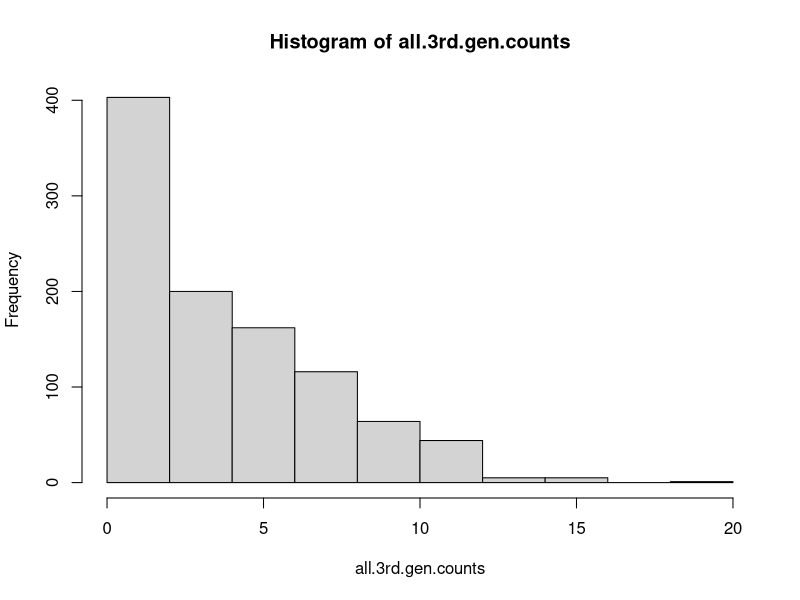
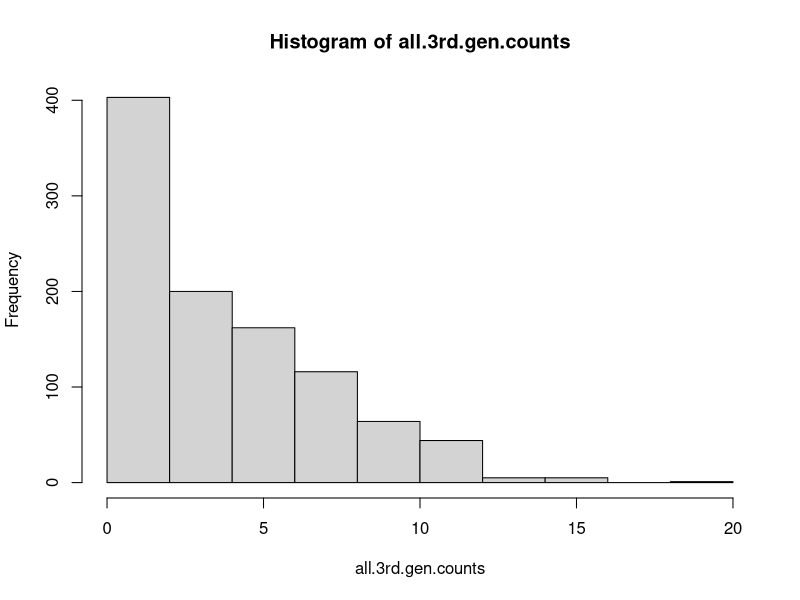
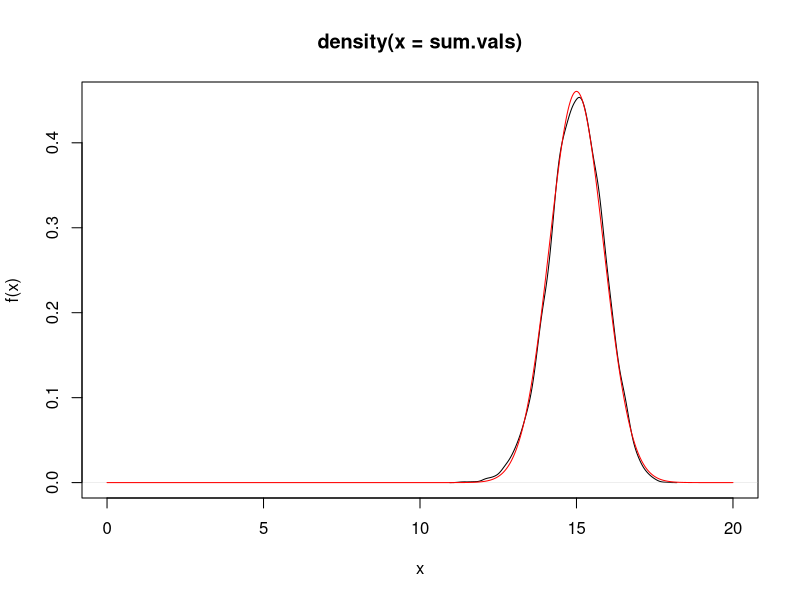
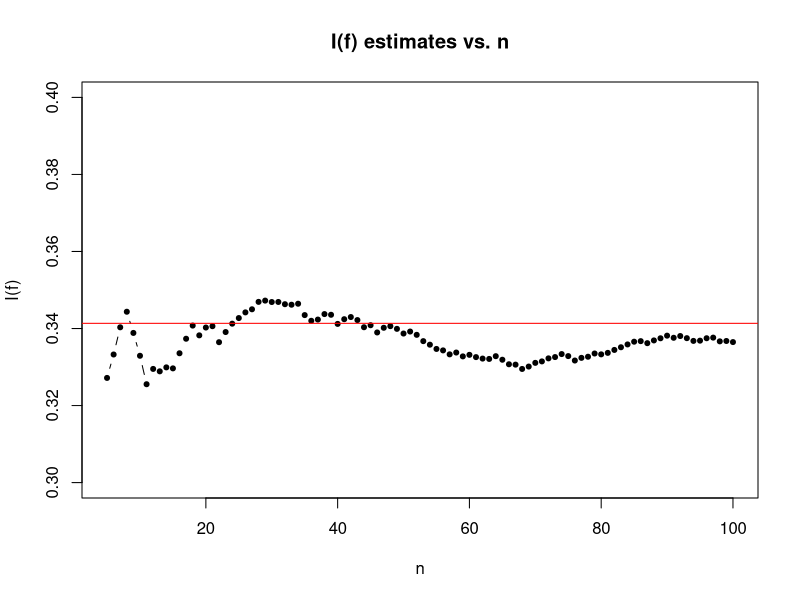

Write R code to recreate these figures, in order.
## ---- chunk 1
knitr::opts_chunk$set(echo = TRUE)
## ---- chunk 2
 simThirdGen = function() {
   # simulate 2 generation
   num.2 = rpois(n=1,lambda=2)
   # For each member of the second, simulate children
   num.3=0
 if (num.2 == 0) {
 return (0)
}
 for (i in 1:num.2) {
   num.3 = num.3 + rpois(n=1,lambda=2)
 }
 return (num.3)
 }

# simulate for 1000 separate populations:
num.sims=1000
all.3rd.gen.counts = rep(0, num.sims)
for (i in 1:num.sims) {
  all.3rd.gen.counts[i] = simThirdGen()
}

plot(hist(all.3rd.gen.counts))
## ---- chunk 3
(est.exp = mean(all.3rd.gen.counts))
(est.var = var(all.3rd.gen.counts))
## ---- chunk 4
n = 10000
sim.vals = matrix(runif(n*20)^(1/3), nrow=n)
sum.vals = apply(sim.vals, 1, sum)
plot(density(sum.vals), xlab="x", ylab="f(x)", xlim=c(0,20))
x.vals = seq(from=0,to=20, by=0.01)
points(x.vals, dnorm(x.vals, mean=15, sd=0.1937*sqrt(20)), type="line", col="red")
## ---- chunk 5
(I_f = pnorm(1) - pnorm(0))

n.vals = 5:100
x.vals = runif(100)
g.vals = rep(1,100) # U(0,1) density is 1 in region
f.vals = dnorm(x.vals)
I.est = rep(0, length(n.vals))
for (i in 1:length(n.vals)) {
  n = n.vals[i]
  I.est[i] = mean(f.vals[1:n]/g.vals[1:n]) 
}

I.est[1:10]
## ---- chunk 6
plot(n.vals, I.est, main="I(f) estimates vs. n", xlab="n", ylab="I(f)", type="b", pch=20, ylim=c(0.3,0.4))
abline(h=I_f, col="red")
